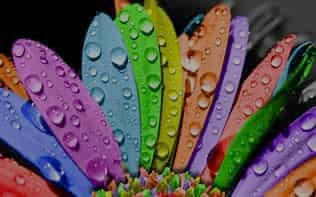
#> input picture images/colors.jpeg, 316 x 197 px
$ python rgb_hsi.py
#> lines starting #> are read from the running program, lines starting #| are printed output that depends on the picture
### graph_helper.py
from matplotlib import pyplot as plt
import numpy as np

class plot_graph:
    def display_histogram(img,title):
        hist,bins=np.histogram(img.flatten(),256,[0,256])
        plt.hist(img.flatten(),256,[0,256],color='blue')
        plt.title(title)
        plt.xlim([0,256])
        plt.show()


### rgb_hsi.py
import cv2
from PIL import Image
from matplotlib import pyplot as plt
import numpy as np
from graph_helper import plot_graph

def buildin_rgb_hsi(path):
#> called with path = './images/colors.jpeg'
    image=cv2.imread(path)
#> image is the input picture: shape (197, 316, 3); mean B, G, R 82, 82.4, 93.4
    plot_graph.display_histogram(image,'Histogram of RGB image')
#> in display_histogram, `hist,bins=np.histogram(img.flatten(),256,[0,256])`: hist = 256 values, max 15180 at index 0, min 0 at index 209, mean 729.5; bins = 257 values from 0 to 256
#> in display_histogram, `plt.show()`:
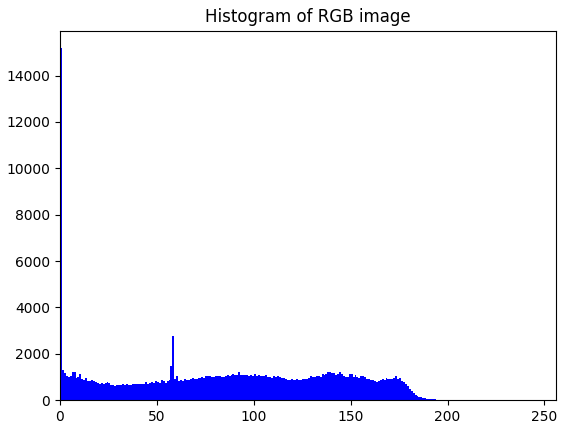
#> figure drawn by matplotlib, 1 panel; tallest bar 15180 high, from x = 0 to 1
    hsv_image=cv2.cvtColor(image, cv2.COLOR_BGR2HSV)
#> hsv_image: shape (197, 316, 3); mean H, S, V 75.5, 132.2, 117.5
    plot_graph.display_histogram(hsv_image,'Histogram of HSV image')
#> call 2 of display_histogram, with title = 'Histogram of HSV image'
#> in display_histogram (call 2), `hist,bins=np.histogram(img.flatten(),256,[0,256])`: hist = 256 values, max 17102 at index 0, min 0 at index 254, mean 729.5
#> in display_histogram (call 2), `plt.show()`:
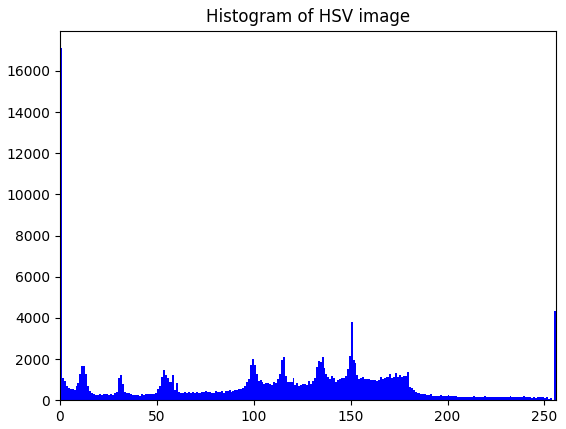
#> figure drawn by matplotlib, 1 panel; tallest bar 17102 high, from x = 0 to 1
    Image.fromarray(hsv_image).show()
    cv2.waitKey(0)
    cv2.destroyAllWindows()

if __name__=='__main__':
    buildin_rgb_hsi('./images/colors.jpeg')

$ run again, with images/black-hole.jpeg copied over images/colors.jpeg
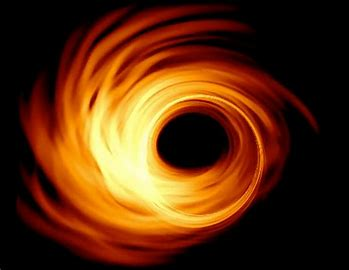
#> input picture images/black-hole.jpeg, 349 x 270 px
#> in buildin_rgb_hsi, image is the input picture: shape (270, 349, 3); mean B, G, R 13.5, 44.5, 90.4
#> hist = 256 values, max 134352 at index 0, min 204 at index 211, mean 1104.3; bins = 257 values from 0 to 256
#> in display_histogram, `plt.show()`:
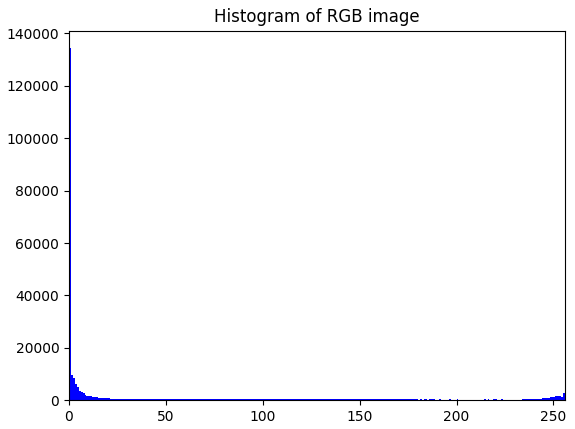
#> figure drawn by matplotlib, 1 panel; tallest bar 134352 high, from x = 0 to 1
#> hsv_image: shape (270, 349, 3); mean H, S, V 17.9, 153.9, 90.6
#> hist = 256 values, max 105237 at index 0, min 122 at index 39, mean 1104.3
#> in display_histogram (call 2), `plt.show()`:
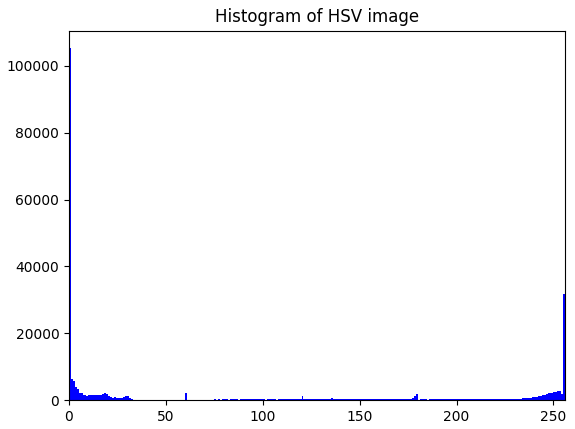
#> figure drawn by matplotlib, 1 panel; tallest bar 105237 high, from x = 0 to 1

$ run again, with images/cyclone-image.jpeg copied over images/colors.jpeg
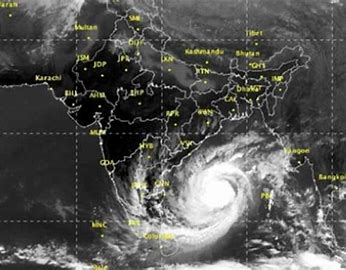
#> input picture images/cyclone-image.jpeg, 346 x 270 px
#> in buildin_rgb_hsi, image is the input picture: shape (270, 346, 3); mean B, G, R 82.8, 85.2, 85.1
#> hist = 256 values, max 4697 at index 39, min 262 at index 244, mean 1094.8; bins = 257 values from 0 to 256
#> in display_histogram, `plt.show()`:
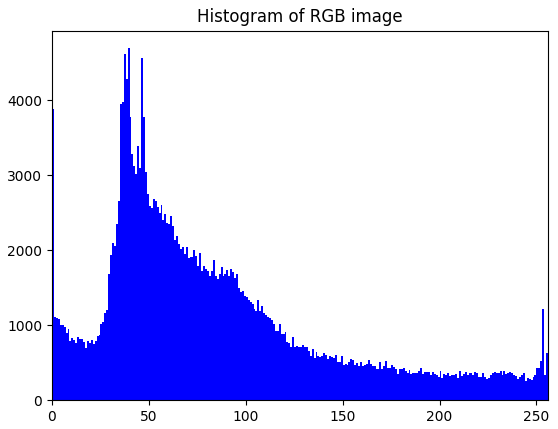
#> figure drawn by matplotlib, 1 panel; tallest bar 4697 high, from x = 39 to 40
#> hsv_image: shape (270, 346, 3); mean H, S, V 18, 14.8, 85.7
#> hist = 256 values, max 135115 at index 0, min 92 at index 247, mean 1094.8
#> in display_histogram (call 2), `plt.show()`:
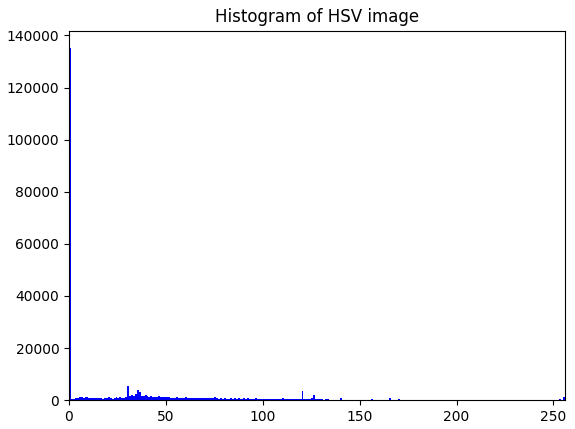
#> figure drawn by matplotlib, 1 panel; tallest bar 135115 high, from x = 0 to 1
